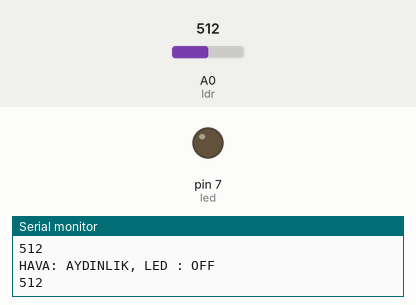
This sketch was run on a simulated Arduino Uno, built with avr-gcc and run on an emulated ATmega328P. On the bench: output pins drawn as LEDs (lit = HIGH), the last lines printed to the serial monitor. The inputs (shaded band) are chosen by the test bench; at power-on: A0 (ldr) = 512.

Above: at 1.2 s.
1.3 s: A0 (ldr) set to 309
2.8 s: A0 (ldr) set to 283
At 3.6 s:
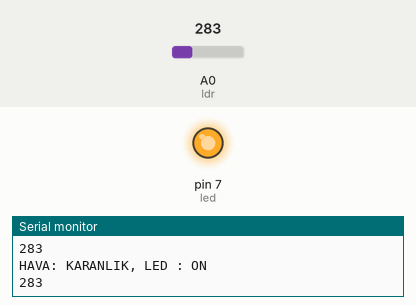
4.4 s: A0 (ldr) set to 306
At 5.1 s:
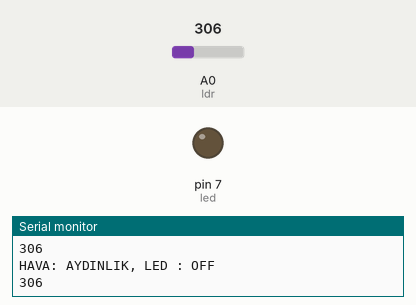
6.0 s: A0 (ldr) set to 290
At 6.6 s:
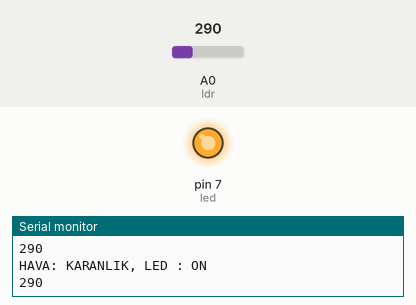
Timing chart, 0 to 8.6 s (numbered marks = the images above; inputs shaded):
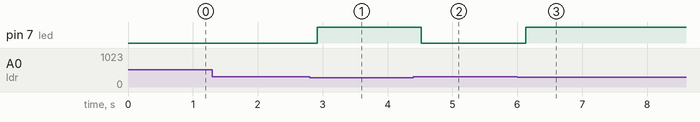

Measured:
- the behaviour switches between 300 and 299 on A0 (ldr) (found by bisection; images 0 and 1)
- after the input at 2.8 s, pin 7 (led): LOW → HIGH after 0.11 s
- after the input at 4.4 s, pin 7 (led): HIGH → LOW after 0.12 s
- after the input at 6.0 s, pin 7 (led): LOW → HIGH after 0.13 s

The sketch:

ldr_ile_led_yakma.ino
```cpp
#define led 7
#define ldr A0
int ldrdurum=0;
void setup() {
  pinMode(led,OUTPUT);
  Serial.begin(9600); // serial ekranı başlattık
  Serial.println("LDR durumu");
}
void loop() {
ldrdurum = analogRead(ldr);// ldr durumunu değişkene atadık
Serial.println(ldrdurum); // serial ekrana ldr durumunu yazdırdık
delay(100);

if (ldrdurum < 300){ // eğer ldr 300'ün altında değer gösteriyorsa altındaki kodu çalıştır
  digitalWrite(led,HIGH);
  Serial.println("HAVA: KARANLIK, LED : ON "); // Serial Ekrana şunu yaz
}
else {              // eğer ldr 300'ün altında bir değer göstermiyorsa altındaki kodları yap
  digitalWrite(led,LOW);
  Serial.println("HAVA: AYDINLIK, LED : OFF ");
}
}
```
